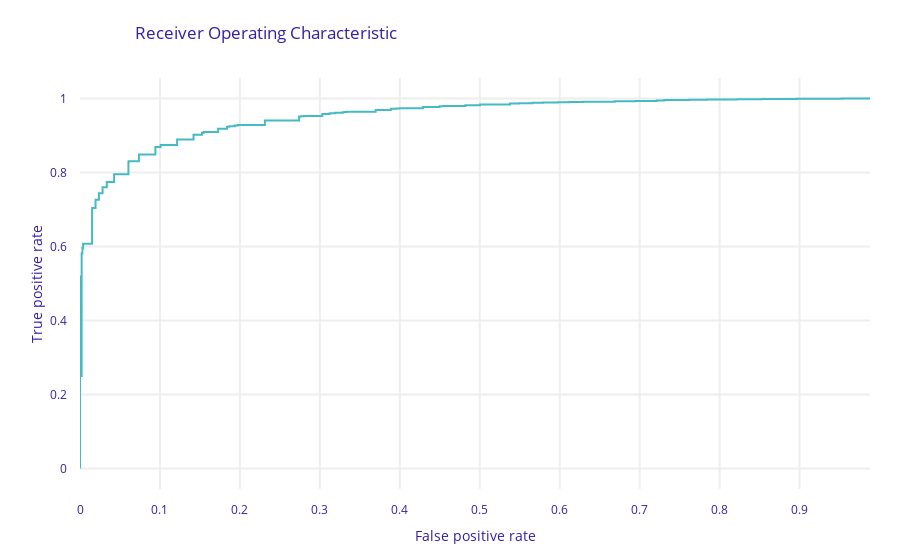

The notebook cell this image was saved under:
### Code cell
exp.model_performance(model_type='classification').plot(geom='roc')
